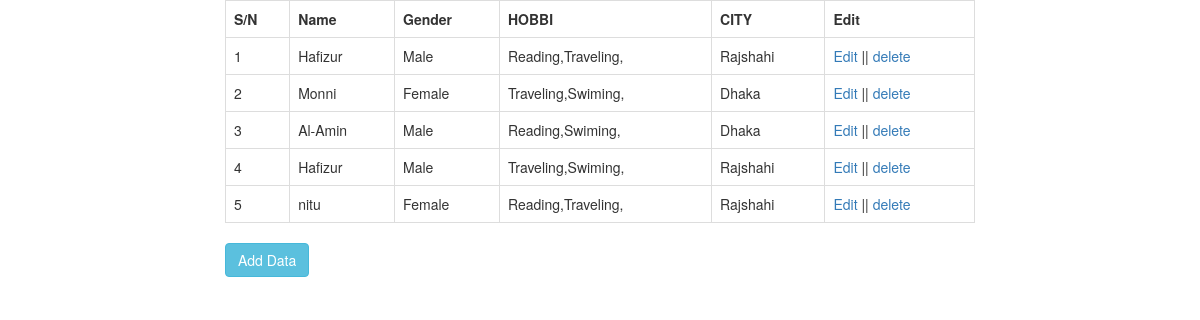
Page /radio-check-select-crud/index.php on the committed database.
### tables this page shows
CREATE TABLE `user` (
  `id` int(10) NOT NULL,
  `name` varchar(50) NOT NULL,
  `gender` varchar(15) NOT NULL,
  `hobbi` varchar(255) NOT NULL,
  `city` varchar(255) NOT NULL
);

### radio-check-select-crud/index.php (the view, shortened to what this page needs)
<?php
include "config.php";
$select ="select * from user";
$result  = mysqli_query($conn,$select);
?>
<!DOCTYPE html>
<html lang="en">
<head>
  <link rel="stylesheet" media="screen" href="https://cdnjs.cloudflare.com/ajax/libs/twitter-bootstrap/3.3.5/css/bootstrap.min.css">
</head>
<body>
<div class="container">
  <div class="row">
    <div class="col-md-8 col-md-offset-2">
       <table class="table table-bordered">
       <tr>
           <th>S/N</th>
           <th>Name</th>
           <th>Gender</th>
           <th>HOBBI</th>
           <th>CITY</th>
           <th>Edit</th>
       </tr>
       <?php
        if(mysqli_num_rows($result)>0){
          $i=1;
            while($row = mysqli_fetch_assoc($result)){?>
                <tr>
                    <td><?php echo $i++;?></td>
                    <td><?php echo $row['name'];?></td>
                    <td><?php echo $row['gender'];?></td>
                    <td><?php echo $row['hobbi'];?></td>
                    <td><?php echo $row['city'];?></td>
                    <td>
                    <a href="edit.php?id=<?php echo $row['id'];?>">Edit</a> ||
                    <a onclick="return confirm('Are you sure delete!')" href="delete.php?id=<?php echo $row['id'];?>">delete</a>
                    </td>
                </tr>
            <?php }}?>
   </table>
    <a href="add.php" class="btn btn-info">Add Data</a>
    </div>
  </div>
</div>
</body>
</html>

### rows in the picture
user: name "Hafizur", gender "Male", hobbi "Reading,Traveling,", city "Rajshahi"
user: name "Monni", gender "Female", hobbi "Traveling,Swiming,", city "Dhaka"
user: name "Al-Amin", gender "Male", hobbi "Reading,Swiming,", city "Dhaka"
user: name "Hafizur", gender "Male", hobbi "Traveling,Swiming,", city "Rajshahi"
user: name "nitu", gender "Female", hobbi "Reading,Traveling,", city "Rajshahi"
